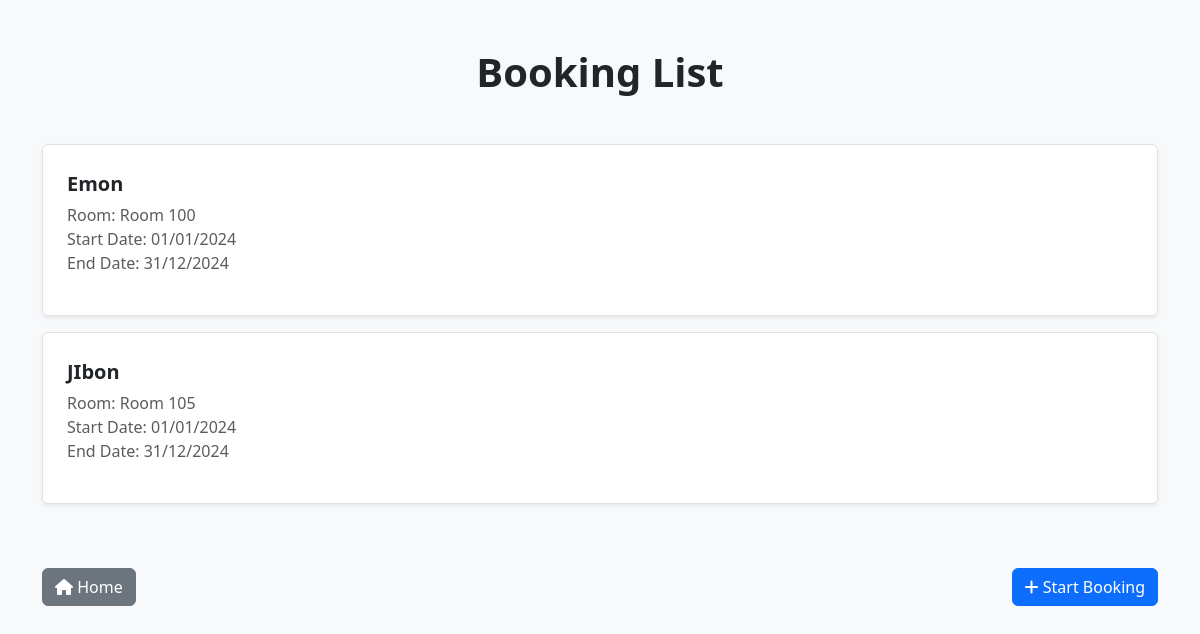
The page /bookings/ (signed in) on the database its author committed.
### hostel/models.py (models this page shows, shortened)
class Booking(models.Model):
    student = models.ForeignKey(
        Student, on_delete=models.CASCADE, related_name="student_bookings")
    room = models.ForeignKey(
        Room, on_delete=models.CASCADE, related_name="room_bookings")
    start_date = models.DateField()
    end_date = models.DateField()

class Student(models.Model):
    name = models.CharField(max_length=100)
    email = models.EmailField(unique=True)
    contact_number = models.CharField(max_length=15)
    nid = models.CharField(max_length=15)
    room = models.ForeignKey(Room, on_delete=models.SET_NULL, null=True)
    def __str__(self):
        return self.name

class Room (models.Model):
    room_number = models.CharField(max_length=10, unique=True)
    capacity = models.IntegerField()
    occupied_beds = models.IntegerField(default=0)
    def __str__(self):
        return f"Room {self.room_number}"

### hostel/views.py (the view)
# urls.py: path('bookings/', BookingListView.as_view(), name='booking_list'),
@method_decorator(login_required, name='dispatch')
class BookingListView(ListView):
    model = Booking
    template_name = 'hostel/booking_list.html'
    context_object_name = 'bookings'

### hostel/templates/hostel/booking_list.html (shortened to what this page needs)
<!DOCTYPE html>
<html lang="en">
  <head>
    <link href="https://cdn.jsdelivr.net/npm/bootstrap@5.3.0/dist/css/bootstrap.min.css" rel="stylesheet" />
  </head>
  <body class="bg-light">
    <div class="container mt-5">
      <h1 class="text-center mb-5 fw-bold">Booking List</h1>
      <div class="list-group mb-5">
        {% for booking in bookings %}
          <div class="list-group-item p-4 mb-3 border rounded shadow-sm bg-white">
            <p class="fs-5 fw-semibold mb-1">{{ booking.student }}</p>
            <p class="text-muted mb-0">Room: {{ booking.room }}</p>
            <p class="text-muted mb-0">Start Date: {{ booking.start_date|date:'d/m/Y' }}</p>
            <p class="text-muted">End Date: {{ booking.end_date|date:'d/m/Y' }}</p>
          </div>
        {% endfor %}
      </div>
      <div class="d-flex justify-content-between">
        <a href="{% url 'home' %}" class="btn btn-secondary"><i class="fas fa-home"></i> Home</a>
        <a href="{% url 'booking_add' %}" class="btn btn-primary"><i class="fas fa-plus"></i> Start Booking</a>
      </div>
    </div>
  </body>
</html>

### rows shown on the page
Booking: student "Emon", room "Room 100", start_date "01/01/2024", end_date "31/12/2024"
Booking: student "JIbon", room "Room 105", start_date "01/01/2024", end_date "31/12/2024"
